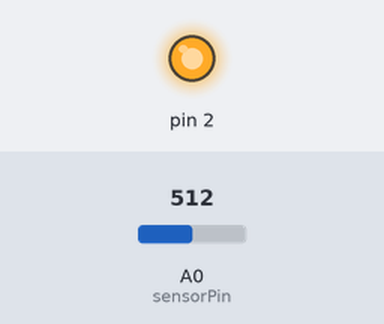
A sketch run on a simulated Arduino Uno, built with avr-gcc and run on an emulated ATmega328P. On the bench: output pins drawn as LEDs (lit = HIGH). Inputs (shaded band) come from the test bench; at power-on: A0 (sensorPin) = 512. What the sketch prints to the serial monitor is not drawn.

Above: at 0.1 s.
Timing chart, 0 to 1.6 s (numbered marks = the images above):
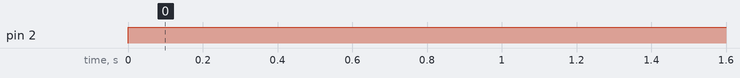

Measured:
- by itself, pin 2: LOW → HIGH at 0.00 s

The sketch:

photodiode_test.ino
```cpp
int sensorPin = A0; // select the input pin for ldr
int sensorValue = 0;
void setup() {
  pinMode(2,OUTPUT);
  Serial.begin(9600);  // put your setup code here, to run once:

}

void loop() {
  digitalWrite(2,HIGH);
  sensorValue = analogRead(sensorPin);
  Serial.println(sensorValue);// put your main code here, to run repeatedly:
  delay(1000);
}
```
